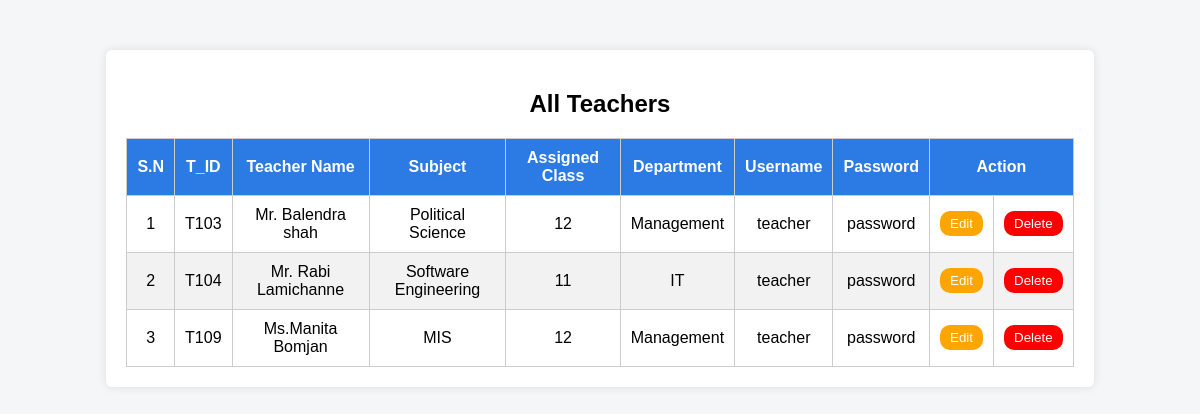
/AdminOperation/view_teacher, run on an earlier commit of the app's database.
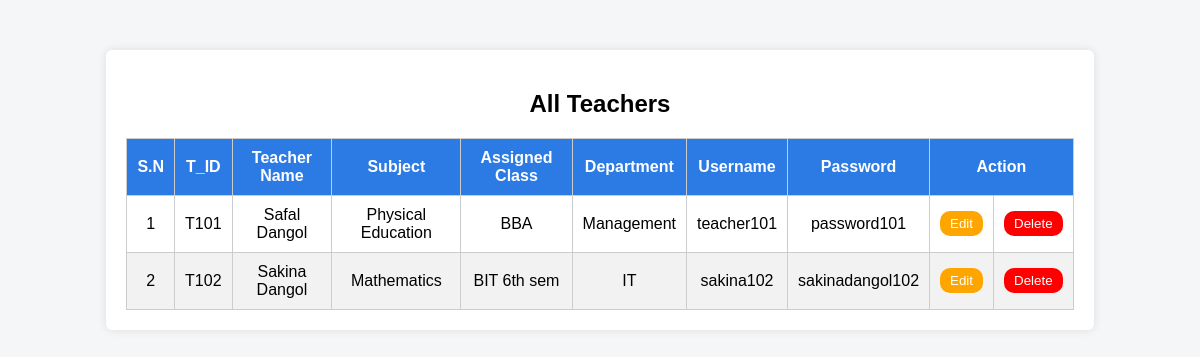
And on a later commit of the database.
### Admin/models.py (models this page shows, shortened)
class Subject(models.Model):
    Teachername=models.CharField(max_length=100)
    teacher=models.ForeignKey(Teacher,on_delete=models.CASCADE,null=True)
    assigned_class=models.CharField(max_length=100,default="AI")
    subject_name=models.CharField(max_length=100,default="Python")

class Teacher(models.Model):
    TeacherID = models.CharField(max_length=100,primary_key=True)
    Teachername=models.CharField(max_length=100)
    department=models.CharField(max_length=100,default="IT")
    username=models.CharField(max_length=100)
    password=models.CharField(max_length=100)

### Admin/views.py (the view)
# urls.py: path('view_teacher',views.view_teacher,name="view_teacher"),
def view_teacher(request):
    teachers = Teacher.objects.all()
    subjects = Subject.objects.select_related('teacher')
    return render(request,"view_teacher.html",{'subjects':subjects,'teacher':teachers})

### Admin/templates/view_teacher.html (shortened to what this page needs)
<!DOCTYPE html>
<html lang="en">
<head>
</head>
<body>
<div class="container">
    <h2>All Teachers</h2>
    <table>
        <thead>
            <tr>
                <th>S.N</th>
                <th>T_ID</th>
                <th>Teacher Name</th>
                <th>Subject</th>
                <th>Assigned Class</th>
                <th>Department</th>
                <th>Username</th>
                <th>Password</th>
                <th colspan="2">Action</th>
            </tr>
        </thead>
        <tbody>
            {% for subject in subjects %}
            <tr>
                <td>{{ forloop.counter }}</td>
                <td>{{ subject.teacher.TeacherID }}</td>
                <td>{{ subject.Teachername }}</td>
                <td>{{ subject.subject_name|default:"N/A"  }}</td>
                <td>{{ subject.assigned_class|default:"N/A" }}</td>
                <td>{{ subject.teacher.department|default:"N/A" }}</td>
                <td>{{ subject.teacher.username}}</td>
                <td>{{ subject.teacher.password}}</td>
              <td>
                    <a href="{% url 'edit_teacher' subject.teacher.TeacherID %}">
                        <button class="Edit">Edit</button>
                    </a>
                </td>
                <td>
                    <a href="{% url 'delete_teacher' subject.teacher.TeacherID %}">
                        <button class="Delete">Delete</button>
                    </a>
                </td>
            </tr>
            {% empty %}
            <tr>
                <td colspan="8">No teachers found</td>
            </tr>
            {% endfor %}
        </tbody>
    </table>
</div>
</body>
</html>

### Admin/templates/view_teacher.html (style rules this page uses)
body { font-family: Arial, sans-serif; background-color: #f4f6f8; }
.container { width: 80%; margin: 50px auto; background: #fff; padding: 20px; border-radius: 6px; box-shadow: 0 0 10px rgba(0,0,0,0.1); }
h2 { text-align: center; margin-bottom: 20px; }
table { width: 100%; border-collapse: collapse; }
th, td { text-align: center; padding: 10px; border: 1px solid #ccc; }
th { background-color: #2c7be5; color: white; }
tr:nth-child(even) { background-color: #f2f2f2; }
.Edit { background-color: orange; color: white; border-radius: 10px; padding: 5px 10px; border: none; cursor: pointer; }
.Delete { background-color: red; color: white; border-radius: 10px; padding: 5px 10px; border: none; cursor: pointer; }

What changed in the data, as far as the page shows it:
removed Subject: teacher.TeacherID "T103", Teachername "Mr. Balendra shah", subject_name "Political Science", assigned_class "12", teacher.department "Management", teacher.username "teacher", teacher.password "password"
removed Subject: teacher.TeacherID "T104", Teachername "Mr. Rabi Lamichanne", subject_name "Software Engineering", assigned_class "11", teacher.department "IT", teacher.username "teacher", teacher.password "password"
removed Subject: teacher.TeacherID "T109", Teachername "Ms.Manita Bomjan", subject_name "MIS", assigned_class "12", teacher.department "Management", teacher.username "teacher", teacher.password "password"
added Subject: teacher.TeacherID "T101", Teachername "Safal Dangol", subject_name "Physical Education", assigned_class "BBA", teacher.department "Management", teacher.username "teacher101", teacher.password "password101"
added Subject: teacher.TeacherID "T102", Teachername "Sakina Dangol", subject_name "Mathematics", assigned_class "BIT 6th sem", teacher.department "IT", teacher.username "sakina102", teacher.password "sakinadangol102"
